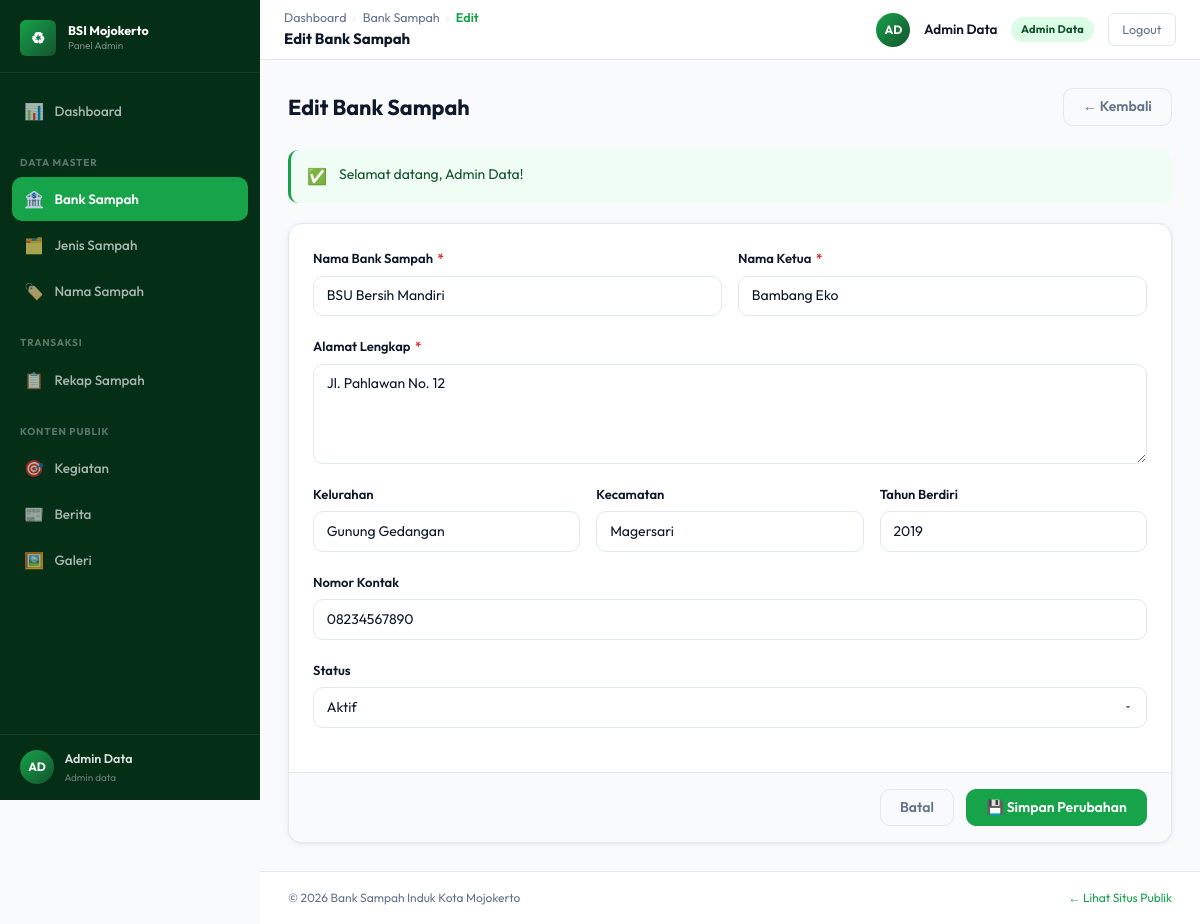
/admin/bank-sampah/edit.php?id=2 (signed in), run on the app's committed database.
### tables this page shows
CREATE TABLE `bank_sampah` (
  `id` int UNSIGNED NOT NULL,
  `nama` varchar(150) NOT NULL,
  `alamat` text NOT NULL,
  `kelurahan` varchar(100) DEFAULT NULL,
  `kecamatan` varchar(100) DEFAULT NULL,
  `ketua` varchar(100) NOT NULL,
  `kontak` varchar(20) DEFAULT NULL,
  `tahun_berdiri` year DEFAULT NULL,
  `aktif` tinyint(1) NOT NULL DEFAULT '1',
  `dibuat_oleh` int UNSIGNED DEFAULT NULL,
  `created_at` timestamp NOT NULL DEFAULT CURRENT_TIMESTAMP,
  `updated_at` timestamp NULL DEFAULT NULL ON UPDATE CURRENT_TIMESTAMP
);

### core/Request.php (called while the page is built, shortened)
<?php
class Request
{
    public static function int(string $key, string $source = 'post', int $default = 0): int
    {
        $raw = $source === 'get' ? ($_GET[$key] ?? null) : ($_POST[$key] ?? null);
        $val = filter_var($raw, FILTER_VALIDATE_INT);
        return $val === false ? $default : (int)$val;
    }
}

### core/Database.php (called while the page is built, shortened)
<?php
class Database
{
    private static ?PDO $instance = null;
    public static function getInstance(): PDO
    {
        if (self::$instance === null) {
            $dsn = sprintf(
                'mysql:host=%s;port=%s;dbname=%s;charset=utf8mb4',
                DB_HOST, DB_PORT, DB_NAME
            );
            self::$instance = new PDO($dsn, DB_USER, DB_PASS, [
                PDO::ATTR_ERRMODE            => PDO::ERRMODE_EXCEPTION,
                PDO::ATTR_DEFAULT_FETCH_MODE => PDO::FETCH_ASSOC,
                PDO::ATTR_EMULATE_PREPARES   => false,
                PDO::MYSQL_ATTR_INIT_COMMAND => "SET NAMES utf8mb4 COLLATE utf8mb4_unicode_ci",
            ]);
        }
        return self::$instance;
    }
    public static function queryOne(string $sql, array $params = []): array|false
    {
        $stmt = self::getInstance()->prepare($sql);
        $stmt->execute($params);
        return $stmt->fetch();
    }
}

### models/BankSampahModel.php (called while the page is built, shortened)
<?php
require_once dirname(__DIR__) . '/config/database.php';
function bs_findById(int $id): array|false {
    return Database::queryOne("SELECT * FROM bank_sampah WHERE id = ?", [$id]);
}

### admin/bank-sampah/edit.php (the view, shortened to what this page needs)
<?php
require_once dirname(__DIR__, 2) . '/config/database.php';
require_once dirname(__DIR__, 2) . '/core/Helper.php';
require_once dirname(__DIR__, 2) . '/core/Request.php';
require_once dirname(__DIR__, 2) . '/models/BankSampahModel.php';
$id   = Request::int('id', 'get');
$row  = $id > 0 ? bs_findById($id) : false;
require_once dirname(__DIR__, 2) . '/templates/admin/header.php';
require_once dirname(__DIR__, 2) . '/templates/admin/sidebar.php';
require_once dirname(__DIR__, 2) . '/templates/admin/topbar.php';
?>
<div class="page-header">
    <div><h1 class="page-title">Edit Bank Sampah</h1></div>
    <a href="index.php" class="btn btn-outline">← Kembali</a>
</div>
<?php require_once dirname(__DIR__, 2) . '/templates/admin/flash.php' ?>
<div class="form-card">
    <form method="POST" action="proses.php">
        <div class="form-card-body">
            <div class="form-row">
                <div class="form-group">
                    <label class="form-label">Nama Bank Sampah <span class="required">*</span></label>
                    <input type="text" name="nama" class="form-control" required maxlength="150" value="<?= e($row['nama']) ?>">
                </div>
                <div class="form-group">
                    <label class="form-label">Nama Ketua <span class="required">*</span></label>
                    <input type="text" name="ketua" class="form-control" required maxlength="100" value="<?= e($row['ketua']) ?>">
                </div>
            </div>
            <div class="form-group">
                <label class="form-label">Alamat Lengkap <span class="required">*</span></label>
                <textarea name="alamat" class="form-control" required rows="2"><?= e($row['alamat']) ?></textarea>
            </div>
            <div class="form-row-3">
                <div class="form-group">
                    <label class="form-label">Kelurahan</label>
                    <input type="text" name="kelurahan" class="form-control" maxlength="100" value="<?= e($row['kelurahan']) ?>">
                </div>
                <div class="form-group">
                    <label class="form-label">Kecamatan</label>
                    <input type="text" name="kecamatan" class="form-control" maxlength="100" value="<?= e($row['kecamatan']) ?>">
                </div>
                <div class="form-group">
                    <label class="form-label">Tahun Berdiri</label>
                    <input type="number" name="tahun_berdiri" class="form-control" min="2000" max="<?= date('Y') ?>" value="<?= e($row['tahun_berdiri']) ?>">
                </div>
            </div>
            <div class="form-group">
                <label class="form-label">Nomor Kontak</label>
                <input type="text" name="kontak" class="form-control" maxlength="20" value="<?= e($row['kontak']) ?>">
            </div>
            <div class="form-group">
                <label class="form-label">Status</label>
                <select name="aktif" class="form-control">
                    <option value="1" <?= $row['aktif'] ? 'selected' : '' ?>>Aktif</option>
                </select>
            </div>
        </div>
        <div class="form-card-footer">
            <a href="index.php" class="btn btn-outline">Batal</a>
            <button type="submit" class="btn btn-primary">💾 Simpan Perubahan</button>
        </div>
    </form>
</div>
<?php require_once dirname(__DIR__, 2) . '/templates/admin/footer.php' ?>

### assets/css/variables.css (style rules this page uses)
:root { --color-primary: #16a34a; --color-primary-dark: #052e16; --color-primary-mid: #14532d; --color-primary-light: #dcfce7; --color-primary-pale: #f0fdf4; --color-primary-accent: #4ade80; --color-bg: #f8fafc; --color-surface: #ffffff; --color-border: #e2e8f0; --color-border-light: #f1f5f9; --color-text: #0f172a; --color-text-muted: #64748b; --color-text-light: #94a3b8; --color-danger: #dc2626; --color-danger-light: #fee2e2; --color-warning: #d97706; --color-warning-light: #fef3c7; --color-info: #2563eb; --color-info-light: #dbeafe; --color-purple: #7c3aed; --color-purple-light: #ede9fe; --font-display: 'Playfair Display', Georgia, serif; --font-body: 'Outfit', 'Segoe UI', system-ui, sans-serif; --font-mono: 'JetBrains Mono', 'Courier New', monospace; --radius-sm: 6px; --radius: 10px; --radius-md: 14px; --radius-lg: 20px; --radius-xl: 28px; --shadow-sm: 0 1px 3px rgba(0,0,0,.06), 0 1px 8px rgba(0,0,0,.04); --shadow: 0 2px 8px rgba(0,0,0,.08), 0 4px 16px rgba(0,0,0,.06); --shadow-md: 0 4px 24px rgba(0,0,0,.10); --shadow-lg: 0 12px 48px rgba(0,0,0,.14); --sidebar-width: 260px; --topbar-height: 60px; --transition: all 0.18s ease; --transition-fast: all 0.1s ease; }

### assets/css/components.css (style rules this page uses)
.btn { display: inline-flex; align-items: center; gap: 0.4rem; font-family: var(--font-body); font-weight: 600; font-size: 14px; padding: 0.5rem 1.2rem; border-radius: var(--radius); border: 1.5px solid transparent; cursor: pointer; transition: var(--transition); text-decoration: none; white-space: nowrap; user-select: none; line-height: 1.4; }
.btn-primary { background-color: var(--color-primary); color: #ffffff; border-color: var(--color-primary); }
.btn-outline { background-color: transparent; color: var(--color-text-muted); border-color: var(--color-border); }
.form-group { margin-bottom: 1.25rem; }
.form-label { display: block; font-size: 13px; font-weight: 600; color: var(--color-text); margin-bottom: 6px; }
.form-label .required { color: var(--color-danger); margin-left: 2px; }
.form-control { display: block; width: 100%; padding: 0.55rem 0.8rem; border: 1.5px solid var(--color-border); border-radius: var(--radius); font-size: 14px; font-family: var(--font-body); color: var(--color-text); background-color: var(--color-surface); transition: border-color 0.15s, box-shadow 0.15s; line-height: 1.5; }
.form-control::placeholder { color: var(--color-text-light); }
textarea.form-control { resize: vertical; min-height: 100px; }
select.form-control { background-repeat: no-repeat; background-position: right 0.75rem center; padding-right: 2.25rem; cursor: pointer; }
.form-row { display: grid; grid-template-columns: 1fr 1fr; gap: 1rem; }
.form-row-3 { display: grid; grid-template-columns: 1fr 1fr 1fr; gap: 1rem; }

### assets/css/admin.css (style rules this page uses)
.admin-body { background-color: var(--color-bg); min-height: 100vh; }
.page-header { display: flex; align-items: center; justify-content: space-between; gap: 1rem; margin-bottom: 1.5rem; flex-wrap: wrap; }
.page-title { font-size: 1.35rem; font-weight: 700; color: var(--color-text); }
.form-card { background: var(--color-surface); border-radius: var(--radius-md); border: 1px solid var(--color-border); box-shadow: var(--shadow-sm); overflow: hidden; }
.form-card-body { padding: 1.5rem; }
.form-card-footer { padding: 1rem 1.5rem; border-top: 1px solid var(--color-border); background-color: var(--color-bg); display: flex; align-items: center; gap: 0.75rem; justify-content: flex-end; }

### data on the page
bank_sampah: nama "BSU Bersih Mandiri", ketua "Bambang Eko", alamat "Jl. Pahlawan No. 12", kelurahan "Gunung Gedangan", kecamatan "Magersari", tahun_berdiri "2019", kontak "08234567890", aktif "Aktif"

### other printed values
$initials "AD"
$userName "Admin Data"
str_replace('_', ' ', ucfirst($userRole)) "Admin data"
$crumb['label'] "Bank Sampah"
$crumb['label'] "Edit"
$topbarTitle "Edit Bank Sampah"
$d['label'] "Admin Data"
$icon "✅"
$flash['message'] "Selamat datang, Admin Data!"
APP_NAME "Bank Sampah Induk Kota Mojokerto"
